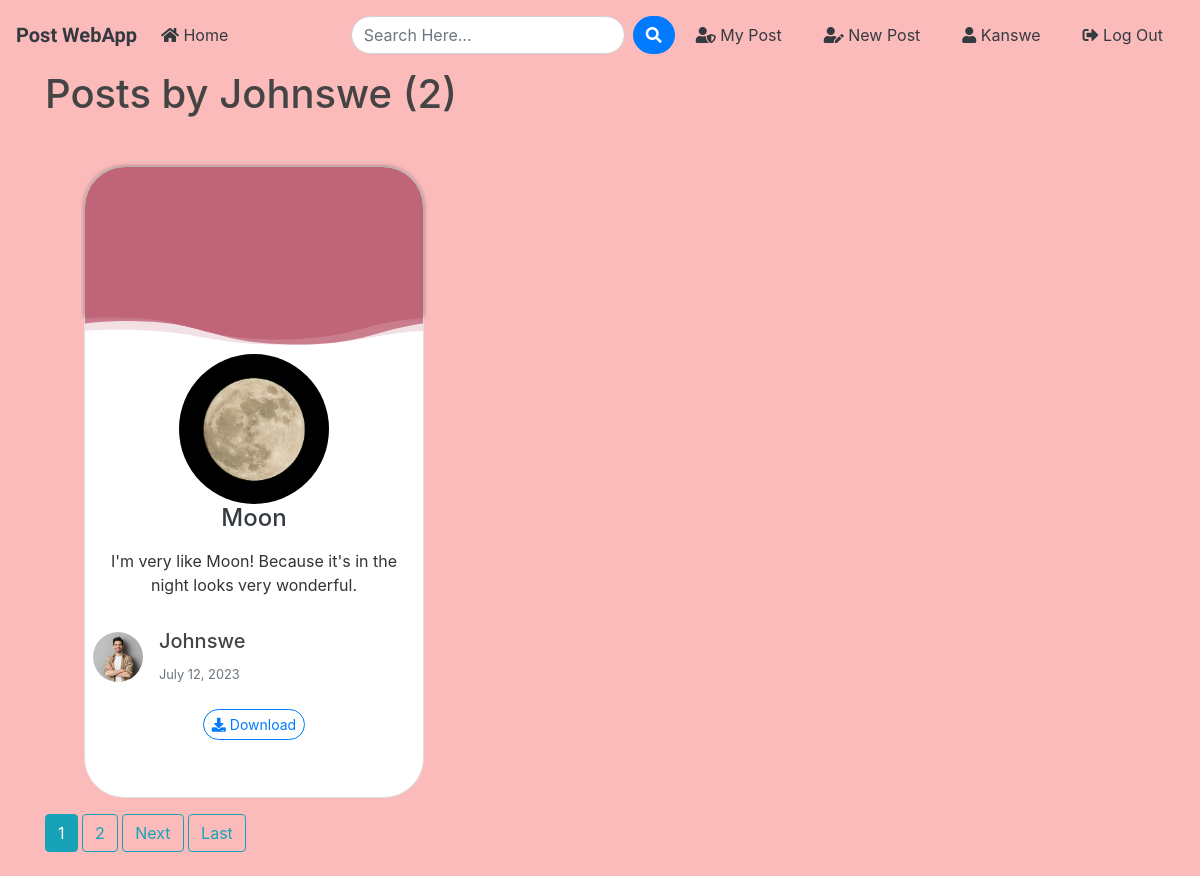
Page /user/Johnswe (signed in) on the committed database.
### blog/models.py (models this page shows, shortened)
class Post(models.Model):
	title = models.CharField(max_length=100)
	file = models.FileField(null=True,blank=True,upload_to='Files')
	content = models.TextField()
	date_posted = models.DateTimeField(default=timezone.now)
	author = models.ForeignKey(User, on_delete=models.CASCADE)

### users/models.py (models this page shows, shortened)
class Profile(models.Model):
    user = models.OneToOneField(User, on_delete=models.CASCADE)
    image = models.ImageField(default='default.jpg', upload_to='profile_pics')

### blog/views.py (the view)
# urls.py: path('user/<str:username>', UserPostListView.as_view(), name='user-posts'),
class UserPostListView(ListView):
    model = Post
    template_name = 'blog/user_posts.html'
    context_object_name = 'posts'
    paginate_by = 1
    def get_queryset(self):
        user = get_object_or_404(User, username=self.kwargs.get('username'))
        return Post.objects.filter(author=user).order_by('-date_posted')

### blog/templates/blog/user_posts.html (shortened to what this page needs)
{% extends "blog/base.html" %}
{% block content %}
    <h1 class="mb-3">Posts by {{ view.kwargs.username }} ({{ page_obj.paginator.count }})</h1>
    {% for post in posts %}
        <div class="ml-4 col-lg-4 col-md-6">
                    <div class="mt-5  h-100">
                        <div class="card">
                            {% if post.file %}
                                <div class="text-center">
                                    <section class="banner">
                                        <div class="banner__content"></div>
                                    </section>
                                </div>
                            {% endif %}
                           <div class="d-flex justify-content-center">
                                <img src="{{ post.file.url }}" class="rounded-circle  img-fluid" alt="" style="width: 150px; height: 150px; object-fit: cover;">
                            </div>
                            <h4><a class="text-dark d-flex justify-content-center" href="{% url 'post-detail' post.id %}">{{ post.title }}</a></h4>
                            <p class="card-text p-2 text-center">{{ post.content }}</p>
                            <div class="d-flex align-items-center p-2">
                                <a href="{{ post.author.profile.image.url }}" target="_blank">
                                    <img src="{{ post.author.profile.image.url }}" alt="" class="rounded-circle      img-fluid mr-3" style="width: 50px; height: 50px; object-fit: cover;">
                                </a>
                             <div>
                                    <a class="text-dark" href="{% url 'user-posts' post.author.username %}">
                                        <h5>{{ post.author }}</h5>
                                    </a>
                                    <small class="text-muted">{{ post.date_posted|date:"F d, Y" }}</small>
                             </div>
                            </div>
                            <div class="text-center">
                                {% if post.file %}
                                    <a class="btn btn-outline-primary btn-sm mb-3 mt-3 rounded-pill" href="{{ post.file.url }}" download><i class="fas fa-download"></i> Download</a>
                                {% endif %}
                            </div>
                        </div>
                    </div>
                </div>
    {% endfor %}
    {% if is_paginated %}
      <div class="obj_all mt-3">
      {% for num in page_obj.paginator.page_range %}
        {% if page_obj.number == num %}
          <a class="btn btn-info mb-4" href="?page={{ num }}">{{ num }}</a>
        {% elif num > page_obj.number|add:'-3' and num < page_obj.number|add:'3' %}
          <a class="btn btn-outline-info mb-4" href="?page={{ num }}">{{ num }}</a>
        {% endif %}
      {% endfor %}
      {% if page_obj.has_next %}
        <a class="btn btn-outline-info mb-4" href="?page={{ page_obj.next_page_number }}">Next</a>
        <a class="btn btn-outline-info mb-4" href="?page={{ page_obj.paginator.num_pages }}">Last</a>
      {% endif %}
    {% endif %}
      </div>
{% endblock content %}

### blog/templates/blog/base.html (shortened to what this page needs)
{% load static %}
<!doctype html>
<html lang="en">
  <head>
    <link rel="stylesheet" href="https://stackpath.bootstrapcdn.com/bootstrap/4.3.1/css/bootstrap.min.css">
    <link rel="stylesheet" href="https://use.fontawesome.com/releases/v5.8.1/css/all.css" >
    <link rel="stylesheet" href="{% static 'blog/style.css' %}">
</head>
  <body>
        <nav class="navbar navbar-expand-lg navbar-dark">
            <a class="navbar-brand font-weight-bold text-dark logo_txt" href="{% url 'blog-home' %}">Post WebApp</a>
                <div class="collapse navbar-collapse" id="navbarSupportedContent">
                  <ul class="navbar-nav mr-auto">
                    <li class="nav-item active">
                      <a class="nav-link text-dark" href="{% url 'blog-home' %}"><i class="fas fa-home"></i> Home <span class="sr-only">(current)</span></a>
                    </li>
                  </ul>
                 <form id="searchform" action="{% url 'search' %}" method="get" class="d-flex">
                <input type="text" name="q" type="text" value="{{ request.GET.q }}" placeholder="Search Here..." class="form-control mr-2 rounded-pill" />
                <button type="button" onclick="searchform.submit()" class="btn btn-primary rounded-pill">
                <i class="fa fa-search"></i>
                </button>
                </form>
                    {% if user.is_authenticated %}
                    <a href="{% url 'user-posts' user %}" class="btn text-white m-2 text-dark"><i class="fas fa-user-shield"></i> My Post</a>
                    <a href="{% url 'post-create' %} " class="btn text-white m-2 text-dark"><i class="fas fa-user-edit "></i> New Post</a>
                    <a href="{% url 'profile' %} " class="btn text-white m-2 text-dark"><i class="fas fa-user text-dark"></i> {{ user.username }}</a>
                    <a href="{% url 'logout' %} " class="btn text-white m-2 text-dark"><i class="fas fa-sign-out-alt"></i> Log Out</a>
                    {% else %}
                    <a href="{% url 'login' %} " class="btn text-white m-2 text-dark"><i class="fas fa-user-tie"></i> Log In</a>
                    <a href="{% url 'register' %} " class="btn text-white m-2 text-dark"> <i class="fas fa-sign-in-alt"></i> Sign Up</a>
                    {% endif %}
                </div>
              </nav>
      <div class="container my-bg">
    {% block content %}{% endblock content %}
</div>
  </body>
</html>

### blog/static/blog/style.css (style rules this page uses)
body { background: #FCBBBB; color: #333333; margin-top: 0; }
h1, h2, h3, h4, h5, h6 { color: #444444; }
ul { margin: 0; }
.logo_txt { font-family: 'Kaushan Script', cursive; }
.banner__content { box-shadow: 0 0 5px rgba(0, 0, 0, 0.5); background: linear-gradient(180deg, #C06578 0%, #C06578 100%);; height: 150px; padding-top: 8%; padding-bottom: 8%; border-top-right-radius: 40px; border-top-left-radius: 40px; }
.card { border-radius: 40px; height: 632px; }
.banner svg { width: 100%; fill: #C06578; }

### rows in the picture
Post: file (picture), title "Moon", content "I'm very like Moon! Because it's in the night looks very wonderful.", author.profile.image (picture), author "Johnswe", date_posted "July 12, 2023"

### other values in the picture
{{ user.username }} "Kanswe"
{{ view.kwargs.username }} "Johnswe"
{{ page_obj.paginator.count }} "2"
{{ num }} "1"
{{ num }} "2"
